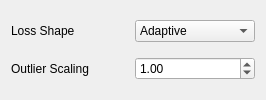
                     <widget class="QWidget" name="loss_fcn_tab">
                      <attribute name="title">
                       <string>Loss Function</string>
                      </attribute>
                      <layout class="QGridLayout" name="gridLayout_55">
                       <item row="0" column="0">
                        <widget class="QLabel" name="label_29">
                         <property name="toolTip">
                          <string>&lt;html&gt;&lt;head/&gt;&lt;body&gt;&lt;p align=&quot;right&quot;&gt;L2 loss = Mean Squared Error&lt;/p&gt;&lt;p align=&quot;right&quot;&gt;Huber-like = CharbonnierCauchy loss&lt;/p&gt;&lt;/body&gt;&lt;/html&gt;</string>
                         </property>
                         <property name="text">
                          <string>Loss Shape</string>
                         </property>
                         <property name="textFormat">
                          <enum>Qt::RichText</enum>
                         </property>
                        </widget>
                       </item>
                       <item row="1" column="0">
                        <widget class="QLabel" name="label_31">
                         <property name="toolTip">
                          <string>&lt;html&gt;&lt;head/&gt;&lt;body&gt;&lt;p&gt;Increasing reduces effect of outliers&lt;/p&gt;&lt;p&gt;A multiplier to internal scaling &lt;/p&gt;&lt;p&gt;Internal scaling based on 1.5 IQR rule&lt;/p&gt;&lt;/body&gt;&lt;/html&gt;</string>
                         </property>
                         <property name="text">
                          <string>Outlier Scaling</string>
                         </property>
                        </widget>
                       </item>
                       <item row="1" column="2">
                        <widget class="QDoubleSpinBox" name="loss_c_box">
                         <property name="accelerated">
                          <bool>true</bool>
                         </property>
                         <property name="correctionMode">
                          <enum>QAbstractSpinBox::CorrectToNearestValue</enum>
                         </property>
                         <property name="minimum">
                          <double>0.100000000000000</double>
                         </property>
                         <property name="maximum">
                          <double>1000.000000000000000</double>
                         </property>
                         <property name="singleStep">
                          <double>0.100000000000000</double>
                         </property>
                         <property name="value">
                          <double>1.000000000000000</double>
                         </property>
                        </widget>
                       </item>
                       <item row="0" column="2">
                        <widget class="QComboBox" name="loss_alpha_box">
                         <property name="currentIndex">
                          <number>0</number>
                         </property>
                         <item>
                          <property name="text">
                           <string>Adaptive</string>
                          </property>
                         </item>
                         <item>
                          <property name="text">
                           <string>L2 loss</string>
                          </property>
                         </item>
                         <item>
                          <property name="text">
                           <string>Huber-like</string>
                          </property>
                         </item>
                         <item>
                          <property name="text">
                           <string>Cauchy</string>
                          </property>
                         </item>
                         <item>
                          <property name="text">
                           <string>Geman-McClure</string>
                          </property>
                         </item>
                         <item>
                          <property name="text">
                           <string>Welsch</string>
                          </property>
                         </item>
                        </widget>
                       </item>
                       <item row="0" column="1">
                        <spacer name="horizontalSpacer">
                         <property name="orientation">
                          <enum>Qt::Horizontal</enum>
                         </property>
                         <property name="sizeHint" stdset="0">
                          <size>
                           <width>40</width>
                           <height>20</height>
                          </size>
                         </property>
                        </spacer>
                       </item>
                      </layout>
                     </widget>
